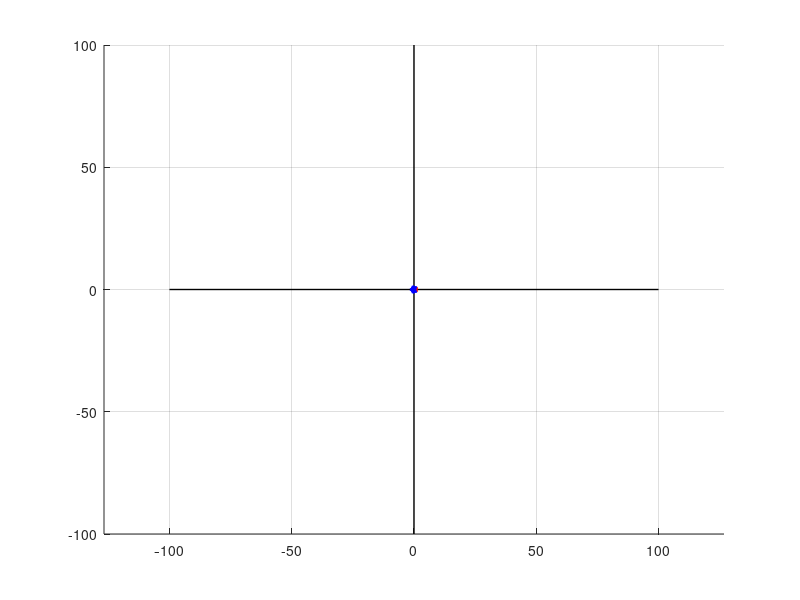

MATLAB code for this plot: (Note: this script raises an error after producing the figure.)
%Name: Anshuman Deodhar
%Date Started: 12/25/2023
%Finding and drawing the nth roots of a complex number

clf % clear all figures
clear % remove all variables from the workspace

% needed to draw axes
ax = [-100,100]; ze = [0,0];
hold on

% plot x- and y-axes (draw the axes before using QUIVER)
plot(ax,ze, 'k', 'LineWidth', 1)
plot(ze,ax, 'k', 'LineWidth', 1)

z = input('Input a complex number z as a+bj: ');
n = input('Input the power of the root, i.e., n of z^1/n: '); 

a = real(z); b = imag(z);
% z = a+jb = A*e^jP
A = norm(z); % amplitude of z
P = rad2deg(angle(z)); % phase of z in degrees, -180deg < P <= 180deg

R = A^(1/n); % amplitude R of z^1/n
B = P/n; % phase angle associated with principal value of z^1/n
dB = 360/n; % difference between phase angles, in degrees

X = R*cosd(B); Y = R*sind(B);

% plot an arrow to represent the principal value of z^1/n, in red
quiver(0, 0, X, Y, 0, 'r', 'LineWidth', 3)

check = zeros(n,1); % initialize n checks as a column vector
check(1) = (X+j*Y)^n - z; % first check, output at the end

for i = 2:n % cycle through the other values to make the rest of the arrows
    B = B + dB; % add dB to find the next root of z
    X = R*cosd(B); Y = R*sind(B);
    % plot an arrow for the next root, in blue
    quiver(0, 0, X, Y, 0, 'b', 'LineWidth', 3)
    check(i) = (X + j*Y)^n - z;
end
check % output the n checks; each should be close to 0+j0
% make the figure look nicer
grid on; axis equal;
ac = gca; ac.FontSize = 16; ac.GridAlpha = 0.5; % change all fonts to 16pt;
                                                % make the grid darker
xlabel('Re({\textbf{z}})', 'FontSize', 20, 'Interpreter', 'latex');
ylabel('Im({\textbf{z}})', 'FontSize', 20, 'Interpreter', 'latex')

% determine the sign of b, so that we can include z in the title
bSgn='+';
if b<0
     bSgn='-';
end
bMag = norm(b); % magnitude of b

title({'ECE 201/296C Exercise C1/C9', ...
sprintf('Finding and drawing the %d values of $(%d%sj%d)^{1/%d}$', ...
n,a,bSgn,bMag,n)}, 'FontSize', 24, 'Interpreter', 'latex')
max = ceil(R+0.1); % round up R to the next integer
axis([-max max -max max]) % set the upper and lower limits of the axes

hold off